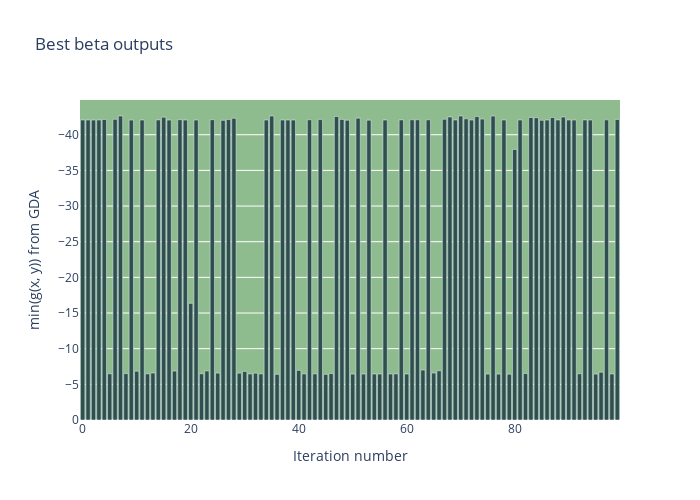

Notebook code for this chart:
### Markdown cell above
Na koniec rysuję wykres wartości osiaganych przez _GDA_ dla znalezionego parametru __beta__.

### Code cell
layout = go.Layout(width=700, height=500,
                   title_text='Best beta outputs',
                   plot_bgcolor='DarkSeaGreen',
                   xaxis_title='Iteration number',
                   yaxis_title='min(g(x, y)) from GDA')
fig = go.Figure(data=[go.Bar(y=df[best_b], marker_color='DarkSlateGrey')], layout=layout)
fig.update_yaxes(autorange="reversed")
fig.show()

### Figure 1 — Plotly figure (JSON) as saved in the notebook; plotly's stock layout.template omitted (floating-point values rounded to 4 significant figures)
{"data": [{"marker": {"color": "DarkSlateGrey"}, "type": "bar", "y": [-42.07, -42.07, -42.06, -42.07, -42.14, -6.48, -42.16, -42.62, -6.508, -42.05, -6.84, -42.06, -6.48, -6.589, -42.08, -42.47, -42.06, -6.86, -42.11, -42.06, -16.36, -42.06, -6.48, -6.881, -42.11, -6.573, -42.01, -42.13, -42.3, -6.567, -6.81, -6.462, -6.564, -6.468, -42.06, -42.63, -6.406, -42.07, -42.06, -42.06, -6.96, -6.467, -42.1, -6.47, -42.12, -6.401, -6.504, -42.56, -42.15, -42.04, -6.439, -42.33, -6.444, -42.05, -6.448, -6.452, -42.07, -6.459, -6.465, -42.08, -6.449, -42.1, -42.1, -7.005, -42.1, -6.586, -6.908, -42.17, -42.5, -42.07, -42.63, -42.24, -42.06, -42.55, -42.19, -6.441, -42.62, -6.44, -42.07, -6.424, -37.94, -42.07, -6.519, -42.42, -42.39, -42.02, -42.06, -42.42, -42.07, -42.48, -42.07, -42.06, -6.485, -42.08, -42.06, -6.439, -6.701, -42.09, -6.458, -42.15]}], "layout": {"height": 500, "plot_bgcolor": "DarkSeaGreen", "title": {"text": "Best beta outputs"}, "width": 700, "xaxis": {"title": {"text": "Iteration number"}}, "yaxis": {"autorange": "reversed", "title": {"text": "min(g(x, y)) from GDA"}}}}
